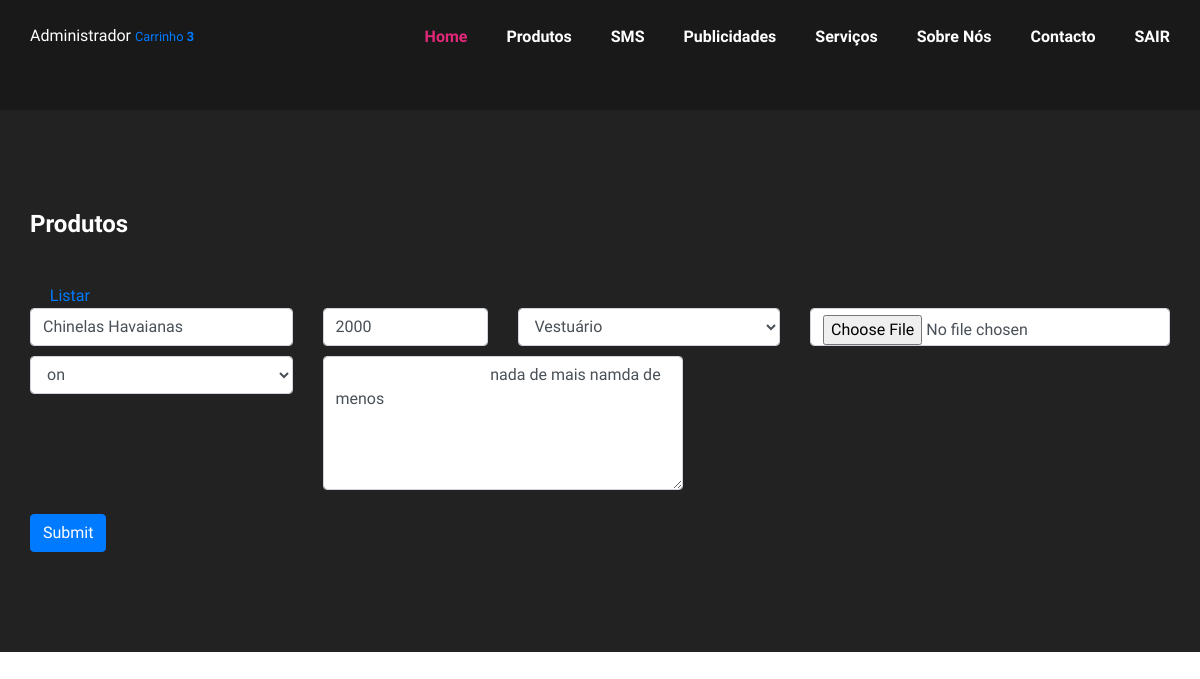
The app's page /edit_produto.php?id=7 (signed in), older data.
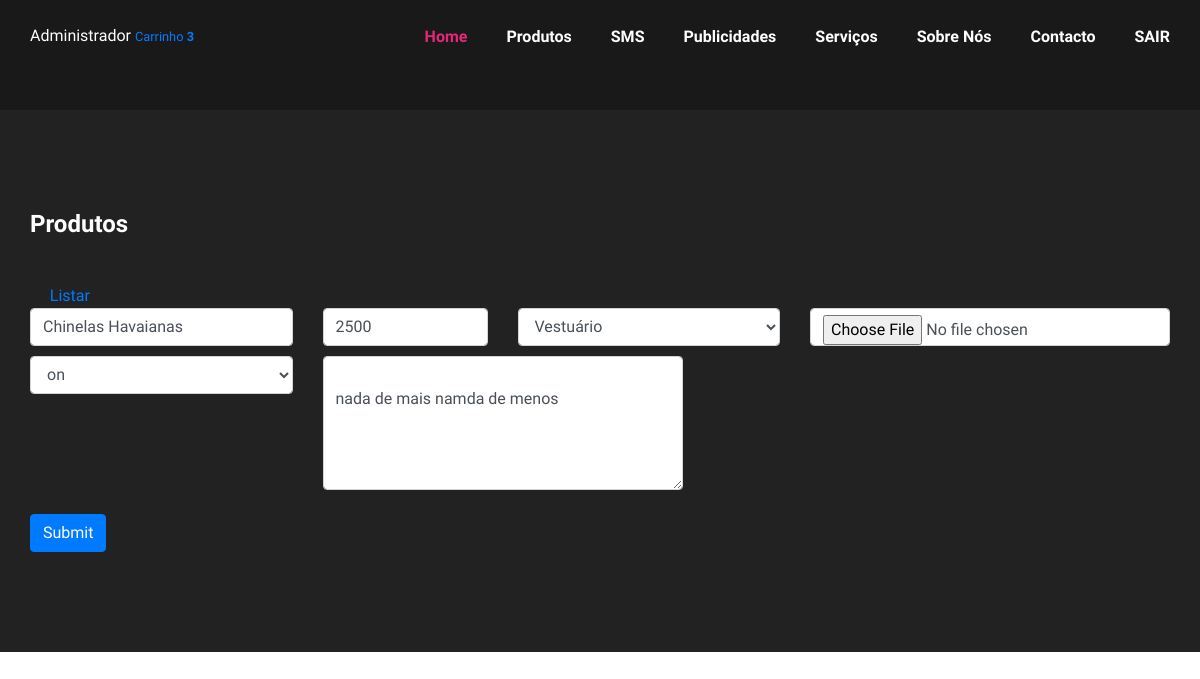
The same page, newer data.
### tables this page shows
CREATE TABLE `produtos` (
  `id` int(11) NOT NULL,
  `produto` text NOT NULL,
  `valor` int(11) NOT NULL,
  `categoria` text NOT NULL,
  `descricao` text NOT NULL,
  `foto` text NOT NULL,
  `data` timestamp NOT NULL DEFAULT current_timestamp(),
  `quantidade` int(11) DEFAULT NULL,
  `estado` varchar(20) NOT NULL
);

### model/Connector.class.php (called while the page is built, shortened)
<?php
class Connector{
    private static $conn = null;
    private static function Conection(){
        try {
            self::$conn =  new PDO(SERVER, USER, PASSWORD);
        } catch (\Throwable $th){
            echo "<center><h1>A CONEXÃO FALHOU!</h1></center>";
        }
    }
    public static function ReturnConnection(){
        return (self::$conn == null) ? self::Conection() : self::$conn;
    }
}

### edit_produto.php (the view, shortened to what this page needs)
<?php
$produtos = Connector::ReturnConnection()->prepare("SELECT * FROM produtos where id=?");
$produtos->execute(array($_SESSION['idS']));
$view = $produtos->fetch(PDO::FETCH_OBJ);
?>
<!DOCTYPE html>
<html lang="zxx">
<head>
    <link rel="stylesheet" href="css/bootstrap.min.css" type="text/css">
    <link rel="stylesheet" href="css/font-awesome.min.css" type="text/css">
    <link rel="stylesheet" href="css/themify-icons.css" type="text/css">
    <link rel="stylesheet" href="css/owl.carousel.min.css" type="text/css">
    <link rel="stylesheet" href="css/magnific-popup.css" type="text/css">
    <link rel="stylesheet" href="css/slicknav.min.css" type="text/css">
    <link rel="stylesheet" href="css/style.css" type="text/css">
</head>
<body>
<?php
include_once 'menu.php';
?>
<section class="contact-section spad">
    <div class="container">
        <div class="row">
            <div class="col-lg-12">
                <div class="contact-option">
                    <h4>Produtos</h4> &nbsp;&nbsp;&nbsp;&nbsp; <a href="produto.php">Listar</a>
                    <form enctype="multipart/form-data" method="POST" action="edit_produto.php">
                        <div class="row">
                            <div class="col-md-3">
                                <input type="text" name="produto" class="form-control" required
                                       placeholder="Nome do Produto" value="<?= $view->produto ?>"/>
                            </div>
                            <div class="col-md-2">
                                <input type="number" name="valor" class="form-control" required placeholder="Preço"
                                       value="<?= $view->valor ?>"/>
                            </div>
                            <div class="col-md-3">
                                <select name="categoria" class="form-control" required>
                                    <option><?= $view->categoria ?></option>
                                </select>
                            </div>
                            <div class="col-md-4"><input type="file" class="form-control" name="foto"/></div>
                            <br/><br/>
                            <div class="col-md-3">
                                <select name="estado" class="form-control" required>
                                    <option><?= $view->estado ?></option>
                                </select>
                            </div>
                            <div class="col-md-4">
                            <textarea name="descricao" class="form-control" placeholder="Descrição do Produto" cols="4" rows="5" required >
                                <?= $view->descricao ?>
                            </textarea>
                            </div>
                        </div>
                        <br/>
                        <div class="row">
                            <div class="col-md-12">
                                <input type="submit" name="btn" class="btn btn-primary"/>
                            </div>
                        </div>
                    </form>
                </div>
            </div>
        </div>
    </div>
</section>
</body>
</html>

Row changes from the older to the newer data that the page shows:
changed produtos "Chinelas Havaianas": valor "2000" → "2500"
